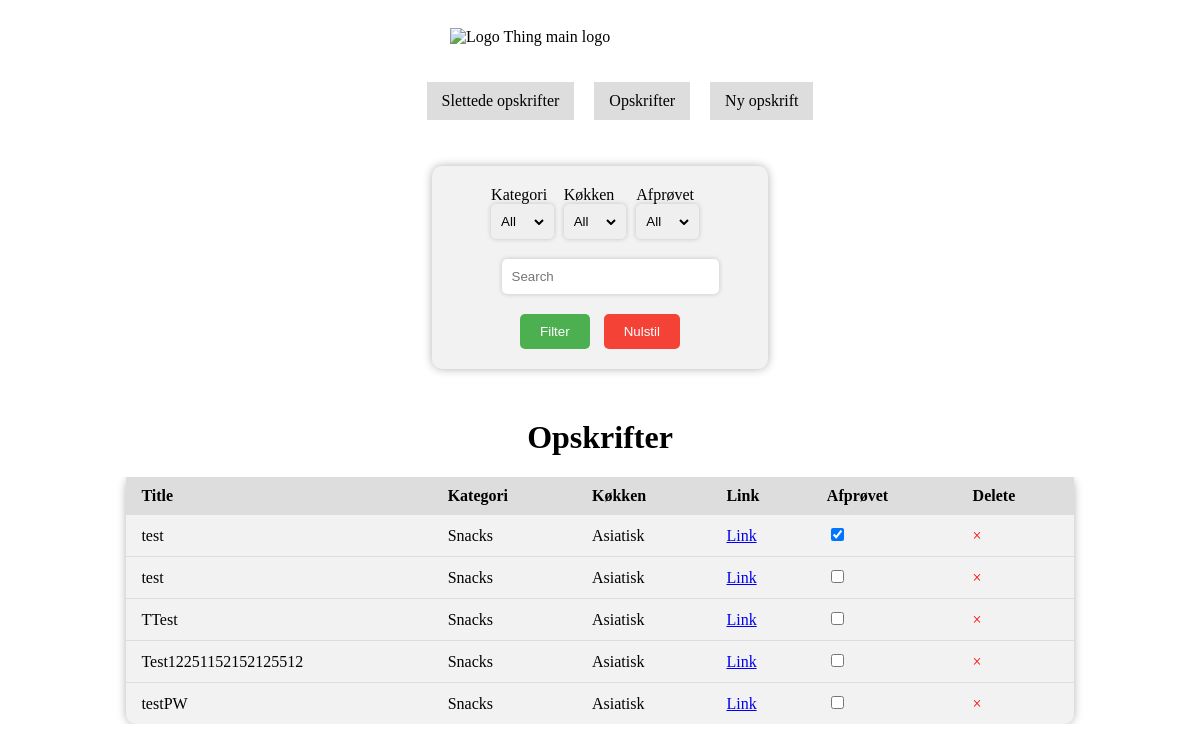
The page / on the database its author committed.
### myapp/models.py (models this page shows)
class MiesOpskrifter(models.Model):
    title = models.CharField(max_length=200)
    category = models.CharField(max_length=50, null=True, blank=True)
    kitchen = models.CharField(max_length=50, null=True, blank=True)
    link = models.CharField(max_length=300, null=True, blank=True)
    comment = models.TextField(null=True, blank=True)
    tested = models.BooleanField(default=False, null=True, blank=True)
    deleted = models.BooleanField(default=False)

### myapp/views.py (the view)
# urls.py: path('', views.opskrifter, name='home'),
def opskrifter(request):
    recipes = MiesOpskrifter.objects.filter(deleted=False)
    categories = set(recipes.values_list('category', flat=True))
    kitchens = set(recipes.values_list('kitchen', flat=True))
    category_filter = request.GET.get('category')
    kitchen_filter = request.GET.get('kitchen')
    tested_filter = request.GET.get('tested')
    search_filter = request.GET.get('search')
    if category_filter:
        recipes = recipes.filter(category=category_filter)
    if kitchen_filter:
        recipes = recipes.filter(kitchen=kitchen_filter)
    if tested_filter:
        recipes = recipes.filter(tested=tested_filter)
    if search_filter:
        recipes = recipes.filter(title__icontains=search_filter)
    context = {
        'recipes': recipes,
        'categories': categories,
        'kitchens': kitchens,
        'tested': tested,
    }
    return render(request, 'opskrifter.html', context)

### templates/opskrifter.html (shortened to what this page needs)
{% extends 'main.html' %}
{% block content %}
  {% include 'filters.html' %}
  <h1>Opskrifter</h1>
  <div class="table-container">
    <table>
      <thead>
        <tr>
          <th>Title</th>
          <th>Kategori</th>
          <th>Køkken</th>
          <th>Link</th>
          <th>Afprøvet</th>
          <th>Delete</th>
        </tr>
      </thead>
      <tbody>
        {% for recipe in recipes %}
          <tr>
            <td>{{ recipe.title }}</td>
            <td>{{ recipe.category }}</td>
            <td>{{ recipe.kitchen }}</td>
            <td><a href="{{ recipe.link }}" target="_blank">Link</a></td>
            <td>
              <div class="checkbox-container">
                <input type="checkbox" id="testedCheckbox-{{ recipe.id }}" class="tested-checkbox" data-id="{{ recipe.id }}" {% if recipe.tested %}checked{% endif %}>
              </div>
            </td>
            <td>
              <span class="delete-icon" data-id="{{ recipe.id }}">×</span>
            </td>
          </tr>
        {% endfor %}
      </tbody>
    </table>
  </div>
{% endblock %}

### templates/main.html (shortened to what this page needs)
<!DOCTYPE html>
<html>
<head>
    {% load static %}
    <link rel="stylesheet" type="text/css" href="{% static 'css/style.css' %}"/>
</head>
<body>
    {% include 'navbar.html' %}
    <body onload="updateFilterPlaceholdersFromStorage()">
    {% block content %}
    {% endblock %}
</body>

### templates/navbar.html (shortened to what this page needs)
<header role="banner">
  <img id="logo-main" src="https://philipsonwine.com/Files/Images/Club%20Ros%C3%A9/logo.PNG" width="300" alt="Logo Thing main logo">
<nav id="navbar-primary" class="navbar navbar-default" role="navigation">
  <div class="container-fluid">
    <div class="collapse navbar-collapse" id="navbar-primary-collapse">
      <ul class="nav navbar-nav">
        <li class="active"><a href="/slettede_opskrifter">Slettede opskrifter</a></li>
        <li class="active"><a href="/opskrifter">Opskrifter</a></li>
        <li><a href="/ny-opskrift">Ny opskrift</a></li>
      </ul>
    </div>
  </div>
</nav>
</header>

### templates/filters.html (shortened to what this page needs)
<div class="filter-row filter-row-search">
  <form method="GET" action="{% url 'opskrifter' %}">
    <div class="selects-container">
      <div class="select-container select-container-first">
        <div class="filter-title">Kategori</div>
        <select name="category" id="category-filter" onchange="updateFilterPlaceholders()">
          <option value="">All</option>
        </select>
      </div>
      <div class="select-container">
        <div class="filter-title">Køkken</div>
        <select name="kitchen" id="kitchen-filter" onchange="updateFilterPlaceholders()">
          <option value="">All</option>
        </select>
      </div>
      <div class="select-container select-container-last">
        <div class="filter-title">Afprøvet</div>
        <select name="tested" id="tested-filter" onchange="updateFilterPlaceholders()">
          <option value="">All</option>
        </select>
      </div>
    </div>
    <div class="search-container">
      <input type="text" name="search" id="search-filter" placeholder="Search" value="{{ request.GET.search }}">
    </div>
    <div class="button-container">
      <button type="submit">Filter</button>
      <button type="reset" class="remove-filters-button" onclick="resetFilters()">Nulstil</button>
    </div>
  </form>
</div>

### static/css/style.css (style rules this page uses)
.filter-row { margin: 0 auto; width: 50%; display: flex; justify-content: space-between; align-items: center; margin-bottom: 20px; align-items: center; }
.selects-container { display: flex; flex-wrap: nowrap; justify-content: space-between; align-items: center; flex: 1; }
.select-container { flex: 1; margin-right: 10px; }
button[type="submit"] { background-color: #4CAF50; color: white; padding: 10px 20px; border: none; border-radius: 5px; cursor: pointer; margin-right: 10px; }
button[type="reset"] { background-color: #f44336; color: white; padding: 10px 20px; border: none; border-radius: 5px; cursor: pointer; }
header { display: flex; flex-direction: column; align-items: center; padding: 20px; }
nav { display: flex; justify-content: center; align-items: center; background-color: #ddd; padding: 10px; }
#logo-main { max-width: 97.5%; height: auto; margin-bottom: 10px; }
#navbar-primary.navbar-default { background: transparent; border: none; }
#navbar-primary.navbar-default .navbar-nav { display: flex; justify-content: center !important; width: 100; text-align: center !important; }
#navbar-primary.navbar-default .navbar-nav > li { display: inline-block; float: none; margin: 0 10px; }
#navbar-primary.navbar-default .navbar-nav > li > a { display: block; padding: 10px 15px; color: #000; text-decoration: none; background-color: #ddd; transition: background-color 0.3s ease; }
form { width: 50%; margin: auto; display: flex; flex-direction: column; justify-content: center; align-items: center; background-color: #f2f2f2; padding: 20px; border-radius: 10px; box-shadow: 0px 0px 10px rgba(0, 0, 0, 0.3); }
input[type=text], select { width: 100%; padding: 10px; margin-bottom: 20px; border-radius: 5px; border: none; box-shadow: 0px 0px 5px rgba(0, 0, 0, 0.2); }
select { -webkit-appearance: none; -moz-appearance: none; appearance: none; background-repeat: no-repeat; background-position: right 10px center; }
button[type=submit] { background-color: #4CAF50; color: white; padding: 10px 20px; border: none; border-radius: 5px; cursor: pointer; }
table { margin: auto; width: 80%; background-color: #f2f2f2; border-radius: 10px; box-shadow: 0px 0px 10px rgba(0, 0, 0, 0.3); border-collapse: collapse; }
th { text-align: left; background-color: #ddd; color: #000; padding: 10px 15px; }
td { padding: 10px 15px; border-bottom: 1px solid #ddd; }
tr:last-child td { border-bottom: none; }
h1 { text-align: center; margin-top: 30px; }
.filter-row { margin-bottom: 50px; }
.table-container { overflow-x: auto; }
.delete-icon { color: red; cursor: pointer; }

### rows shown on the page
MiesOpskrifter: title "test", category "Snacks", kitchen "Asiatisk", tested "☑"
MiesOpskrifter: title "test", category "Snacks", kitchen "Asiatisk"
MiesOpskrifter: title "TTest", category "Snacks", kitchen "Asiatisk"
MiesOpskrifter: title "Test12251152152125512", category "Snacks", kitchen "Asiatisk"
MiesOpskrifter: title "testPW", category "Snacks", kitchen "Asiatisk"
